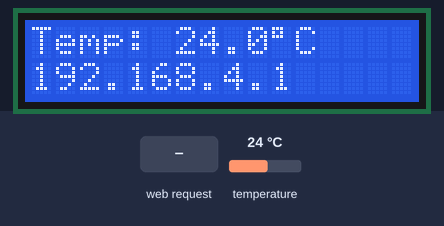
Simulated run of this sketch. Board: ESP32. Parts: 16×2 character LCD. The inputs (shaded band) are chosen by the test bench; at power-on: temperature 24 °C. WiFi joins after 1.5 s; servers stay silent unless stated; EEPROM starts erased; what the sketch prints to the serial monitor is not drawn.

Above: at 1.3 s.
1.4 s: temperature set to 12 °C
At 4.0 s:
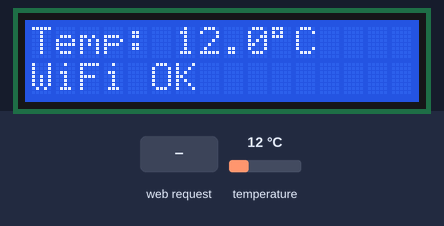
4.9 s: temperature set to 19 °C
At 8.5 s:
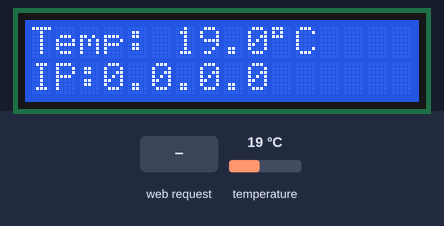
8.8 s: temperature set to 28 °C
At 12.3 s:
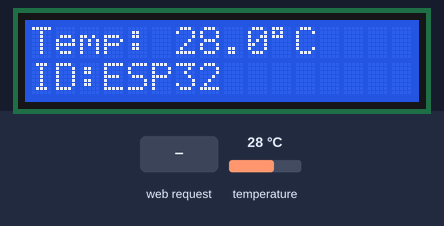
12.6 s: HTTP request GET /save?ssid=1&password=1&device=1 received
Timing chart, 0 to 15.4 s (numbered marks = the images above; inputs shaded):
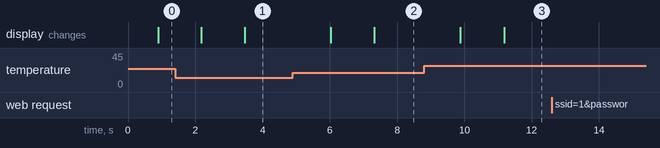

Measured:
- after the input at 1.4 s, the display: first changes after 0.78 s (image 1 shows a later state)
- after the input at 4.9 s, the display: first changes after 1.1 s (image 2 shows a later state)
- after the input at 8.8 s, the display: first changes after 1.1 s (image 3 shows a later state)
- after the input at 12.6 s, every drawn part: stays the same

The sketch:

ESP32_TemperatureMonitor.ino
```cpp
#include <WiFi.h>
#include <WebServer.h>
#include <Preferences.h>
#include <Wire.h>
#include <LiquidCrystal_I2C.h>
#include <OneWire.h>
#include <DallasTemperature.h>
#include <HTTPClient.h>

// LCD
LiquidCrystal_I2C lcd(0x27, 16, 2);

// Sensor DS18B20
#define ONE_WIRE_BUS 4
OneWire oneWire(ONE_WIRE_BUS);
DallasTemperature sensors(&oneWire);
float temperature = 0.0;

// Web + almacenamiento
WebServer server(80);
Preferences preferences;

String deviceName = "";
String adminUser = "admin";
String adminPass = "admin";

// Mostrar temperatura en la página principal
void handleRoot() {
  IPAddress ip = WiFi.localIP();
  String html = "<!DOCTYPE html><html><head><meta charset='UTF-8'><title>Status</title>"
                "<meta name='viewport' content='width=device-width, initial-scale=1.0'>"
                "<style>body{font-family:Arial;text-align:center;background:#f4f4f4;padding-top:50px;}"
                "div{background:#fff;display:inline-block;padding:20px;border-radius:10px;box-shadow:0 0 10px #ccc;}</style></head><body>"
                "<div><h2>Estado del dispositivo</h2>"
                "<p><strong>Temperatura:</strong> " + String(temperature, 1) + " &deg;C</p>"
                "<p><strong>ID:</strong> " + deviceName + "</p>"
                "<p><strong>IP:</strong> " + ip.toString() + "</p>"
                "<button onclick=\"location.reload();\">Actualizar</button><br><br>"
                "<a href='/configuracion'>Configuración</a>"
                "</div></body></html>";
  server.send(200, "text/html", html);
}

// Formulario de configuración con autenticación
void handleConfigForm() {
  if (!server.authenticate(adminUser.c_str(), adminPass.c_str())) {
    return server.requestAuthentication();
  }
  String html = R"rawliteral(
    <!DOCTYPE html>
    <html lang="es">
    <head>
      <meta charset="UTF-8">
      <meta name="viewport" content="width=device-width, initial-scale=1.0">
      <title>Configuración</title>
      <style>
        body { font-family: Arial, sans-serif; background: #f4f4f4; text-align: center; padding-top: 50px; }
        form { background: white; display: inline-block; padding: 20px; border-radius: 8px; box-shadow: 0 0 10px rgba(0,0,0,0.1); }
        input[type="text"], input[type="password"] {
          width: 100%; padding: 10px; margin: 8px 0; border: 1px solid #ccc; border-radius: 4px;
        }
        input[type="submit"] {
          background-color: #4CAF50; color: white; padding: 10px 15px; border: none; border-radius: 4px; cursor: pointer; margin-top: 10px;
        }
        input[type="submit"]:hover { background-color: #45a049; }
      </style>
    </head>
    <body>
      <h2>Configuración</h2>
      <form action="/save" method="POST">
        <label for="ssid">SSID:</label><br>
        <input type="text" id="ssid" name="ssid" required><br>
        <label for="password">Contraseña:</label><br>
        <input type="password" id="password" name="password" required><br>
        <label for="device">ID del dispositivo:</label><br>
        <input type="text" id="device" name="device" required><br>
        <label for="adminpass">Nueva clave admin:</label><br>
        <input type="password" id="adminpass" name="adminpass"><br>
        <input type="submit" value="Guardar">
      </form>
    </body>
    </html>
  )rawliteral";
  server.send(200, "text/html", html);
}

// Guardar configuración
void handleSave() {
  if (server.hasArg("ssid") && server.hasArg("password") && server.hasArg("device")) {
    preferences.begin("wifi", false);
    preferences.putString("ssid", server.arg("ssid"));
    preferences.putString("password", server.arg("password"));
    preferences.putString("device", server.arg("device"));
    preferences.end();

    deviceName = server.arg("device");

    if (server.hasArg("adminpass") && server.arg("adminpass") != "") {
      preferences.begin("admin", false);
      preferences.putString("password", server.arg("adminpass"));
      preferences.end();
      adminPass = server.arg("adminpass");
    }

    server.send(200, "text/html", "<html><body><h2>Guardado!</h2><p>Reiniciando...</p></body></html>");
    delay(3000);
    ESP.restart();
  } else {
    server.send(400, "text/plain", "Faltan datos");
  }
}

void startConfigPortal() {
  WiFi.softAP("ESP32_Config");
  IPAddress IP = WiFi.softAPIP();
  Serial.print("Portal de config: http://");
  Serial.println(IP);

  lcd.clear();
  lcd.setCursor(0, 0);
  lcd.print("Modo Config");
  lcd.setCursor(0, 1);
  lcd.print(IP);

  server.on("/", handleRoot);
  server.on("/configuracion", handleConfigForm);
  server.on("/save", handleSave);
  server.begin();
}

void connectToWiFi() {
  preferences.begin("wifi", true);
  String ssid = preferences.getString("ssid", "");
  String password = preferences.getString("password", "");
  deviceName = preferences.getString("device", "ESP32");
  preferences.end();

  preferences.begin("admin", true);
  adminPass = preferences.getString("password", "admin");
  preferences.end();

  if (ssid == "") {
    Serial.println("No hay WiFi guardado. Modo config.");
    startConfigPortal();
    return;
  }

  WiFi.begin(ssid.c_str(), password.c_str());
  Serial.print("Conectando a ");
  Serial.println(ssid);

  lcd.setCursor(0, 0);
  lcd.print("Conectando...");

  unsigned long startTime = millis();
  while (WiFi.status() != WL_CONNECTED && millis() - startTime < 15000) {
    delay(500);
    Serial.print(".");
  }

  if (WiFi.status() == WL_CONNECTED) {
    Serial.println("\nConectado!");
    lcd.clear();
    lcd.setCursor(0, 0);
    lcd.print("WiFi OK");
    delay(1000);
    server.on("/", handleRoot);
    server.on("/configuracion", handleConfigForm);
    server.on("/save", handleSave);
    server.begin();
    Serial.println("Servidor web iniciado en modo STA.");
  } else {
    Serial.println("\nError de conexión. Modo config.");
    startConfigPortal();
  }
}

void enviarTemperaturaAlServidor() {
  if (WiFi.status() == WL_CONNECTED) {
    HTTPClient http;
    String url = "https://temperature.yourdomain.com/insert.php?id=" + deviceName + "&temp=" + String(temperature, 2);
   http.begin(url);
    int httpCode = http.GET();
    http.end();
    Serial.print("Envío HTTP: ");
    Serial.println(httpCode);
  } else {
    Serial.println("No conectado a Wi-Fi. No se puede enviar temperatura.");
  }
}

void setup() {
  Serial.begin(115200);
  lcd.begin();
  lcd.backlight();
  lcd.setCursor(0, 0);
  lcd.print("Iniciando...");
  sensors.begin();
  connectToWiFi();
}

void loop() {
  if (WiFi.getMode() == WIFI_MODE_AP) {
    server.handleClient();
    return;
  }

  sensors.requestTemperatures();
  temperature = sensors.getTempCByIndex(0);
  enviarTemperaturaAlServidor();

  lcd.setCursor(0, 0);
  lcd.print("Temp: ");
  lcd.print(temperature, 1);
  lcd.print((char)223);
  lcd.print("C    ");

  static unsigned long lastSwitch = 0;
  static int displayState = 0;
  unsigned long now = millis();

  if (now - lastSwitch > 3000) {
    lastSwitch = now;
    lcd.setCursor(0, 1);
    if (displayState == 0) {
      lcd.print("WiFi OK        ");
    } else if (displayState == 1) {
      IPAddress ip = WiFi.localIP();
      lcd.print("IP:");
      lcd.print(ip);
    } else {
      lcd.print("ID:");
      lcd.print(deviceName);
      lcd.print("           ");
    }
    displayState = (displayState + 1) % 3;
  }

  server.handleClient();
  delay(500);
}
```
